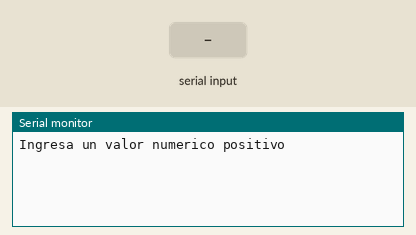
Recording of a sketch running on a simulated Arduino Uno, built with avr-gcc and run on an emulated ATmega328P. On the bench: the last lines printed to the serial monitor. The inputs (shaded band) are chosen by the test bench.

Above: at 2.2 s.
2.3 s: "90,45\n" received over Serial
At 3.4 s:
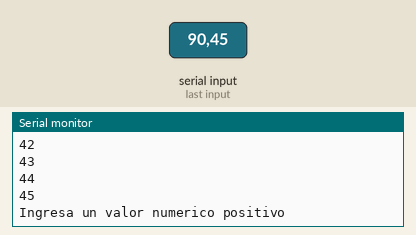
3.8 s: "30,150\n" received over Serial
At 5.3 s:
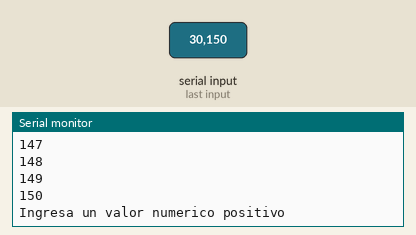
Timing chart, 0 to 6.8 s (numbered marks = the images above; inputs shaded):
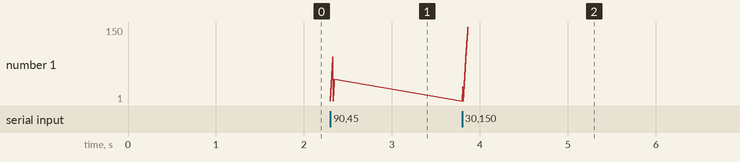

The sketch:

leer_valor_numerico.ino
```cpp
void setup() {
  Serial.begin(115200);
  delay(1000);
  Serial.println("Ingresa un valor numerico positivo");

}

void loop() {
  while(Serial.available() > 0){
    int numero = Serial.parseInt();
    if(numero !=0 ){
      for(int i = 1; i <= numero; i++){
        Serial.println(i);
      }
      Serial.println("\nIngresa un valor numerico positivo");
    }
  }
}
```

Measured:
- after the input at 2.3 s, the serial monitor: prints a new line at once (image 1)
